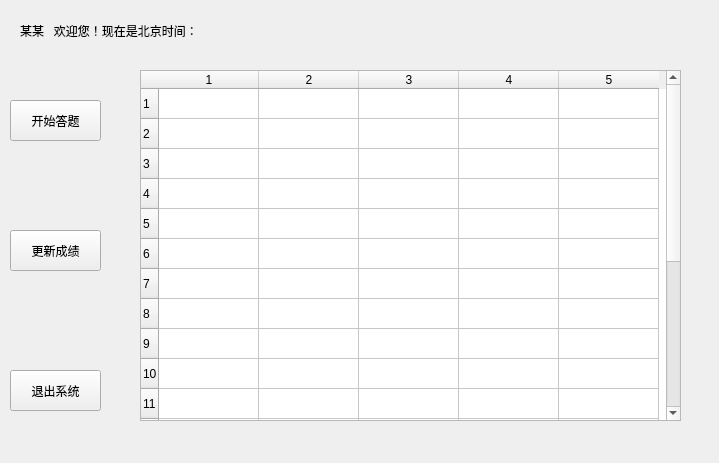
<?xml version="1.0" encoding="UTF-8"?>
<ui version="4.0">
 <class>MainForm</class>
 <widget class="QWidget" name="MainForm">
  <property name="geometry">
   <rect>
    <x>0</x>
    <y>0</y>
    <width>719</width>
    <height>463</height>
   </rect>
  </property>
  <property name="windowTitle">
   <string>Form</string>
  </property>
  <widget class="QLabel" name="label">
   <property name="geometry">
    <rect>
     <x>20</x>
     <y>20</y>
     <width>671</width>
     <height>21</height>
    </rect>
   </property>
   <property name="text">
    <string>某某   欢迎您！现在是北京时间：</string>
   </property>
  </widget>
  <widget class="QPushButton" name="startanswerpd">
   <property name="geometry">
    <rect>
     <x>10</x>
     <y>100</y>
     <width>91</width>
     <height>41</height>
    </rect>
   </property>
   <property name="text">
    <string>开始答题</string>
   </property>
  </widget>
  <widget class="QPushButton" name="quitsyspd">
   <property name="geometry">
    <rect>
     <x>10</x>
     <y>370</y>
     <width>91</width>
     <height>41</height>
    </rect>
   </property>
   <property name="text">
    <string>退出系统</string>
   </property>
  </widget>
  <widget class="QTableWidget" name="tableWidget">
   <property name="geometry">
    <rect>
     <x>140</x>
     <y>70</y>
     <width>541</width>
     <height>351</height>
    </rect>
   </property>
   <property name="rowCount">
    <number>20</number>
   </property>
   <property name="columnCount">
    <number>5</number>
   </property>
   <row/>
   <row/>
   <row/>
   <row/>
   <row/>
   <row/>
   <row/>
   <row/>
   <row/>
   <row/>
   <row/>
   <row/>
   <row/>
   <row/>
   <row/>
   <row/>
   <row/>
   <row/>
   <row/>
   <row/>
   <column/>
   <column/>
   <column/>
   <column/>
   <column/>
  </widget>
  <widget class="QPushButton" name="updateResult">
   <property name="geometry">
    <rect>
     <x>10</x>
     <y>230</y>
     <width>91</width>
     <height>41</height>
    </rect>
   </property>
   <property name="text">
    <string>更新成绩</string>
   </property>
  </widget>
 </widget>
 <resources/>
 <connections/>
</ui>
